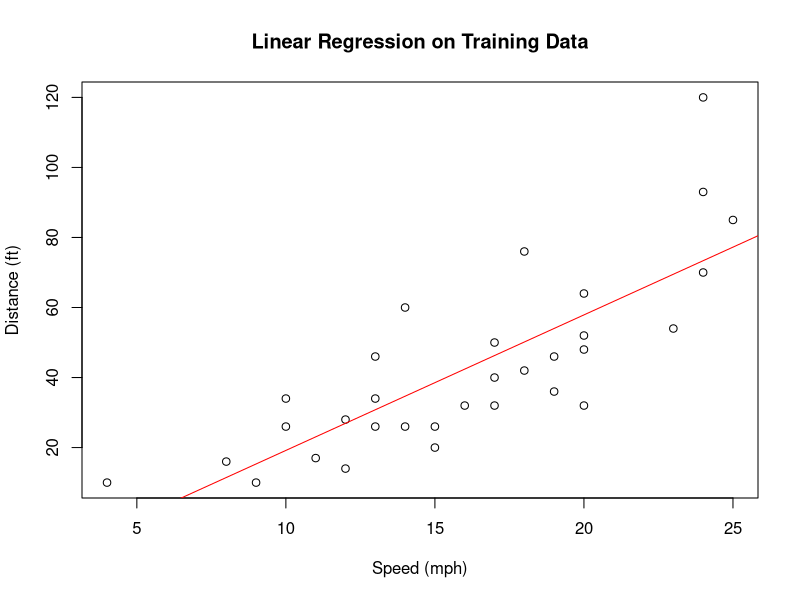

Reproduce this figure in R.
## ---- chunk 1
data(iris)
head(iris)

# Hệ số tương quan mẫu giữa Sepal.Length và Sepal.width
cor_sepal <- cor(iris$Sepal.Length, iris$Sepal.Width)
cor_sepal

# Hệ số tương quan mẫu giữa Petal.Length và Petal.width
cor_petal <- cor(iris$Petal.Length, iris$Petal.Width)
cor_petal
## ---- chunk 2
# Kiểm định sự tương quan giữa Sepal.Length và Sepal.width
sepal_cor_test <- cor.test(iris$Sepal.Length, iris$Sepal.Width)
sepal_cor_test
if (sepal_cor_test$p.value < 0.05) {
  print("Bác bỏ H0, có sự tương quan giữa Sepal.Length và Sepal.Width")
} else {
  print("Chưa đủ cơ sở để kết luận có sự tương quan")
}

# Kiểm định sự tương quan giữa Petal.Length và Petal.width
petal_cor_test <- cor.test(iris$Petal.Length, iris$Petal.Width)
petal_cor_test
if (petal_cor_test$p.value < 0.05) {
  print("Bác bỏ H0, có sự tương quan giữa Petal.Length và Petal.Width")
} else {
  print("Chưa đủ cơ sở để kết luận có sự tương quan")
}
## ---- chunk 3
linear_model <- lm(Sepal.Width ~ Petal.Width, data = iris)
linear_model

s <- summary(linear_model)
s

if (s$coefficients[1, 4] < 0.05 && s$coefficients[2, 4] < 0.05) {
  print("Có thể kết luận các hệ số của mô hình khác 0")
} else {
  print("Có thể kết luận các hệ số của mô hình bằng 0")
}

e <- residuals(linear_model)

st <- shapiro.test(e)
st

if (st$p.value < 0.05) {
  print("Có thể kết luận phần dư không tuân theo phân phối chuẩn")
} else {
  print("Có thể kết luận phần dư tuân theo phân phối chuẩn")
  tt <- t.test(e)
  print(tt)
  if (tt$p.value < 0.05) {
    print("Giá trị trung bình phần dư khác 0")
  } else {
    print("Giá trị trung bình phần dư bằng 0")
  }
}
## ---- chunk 4
set.seed(3)

train_index <- sample(1:nrow(cars), size = 0.65 * nrow(cars)) # nolint

training <- cars[train_index, ]
training

testing <- cars[-train_index, ]
testing
## ---- chunk 5
lmfit <- lm(dist ~ speed, data = training)
lmfit

plot(training$speed, training$dist,
     xlab = "Speed (mph)",
     ylab = "Distance (ft)",
     main = "Linear Regression on Training Data")
abline(lmfit, col = "red")
## ---- chunk 6
y_pred <- predict(lmfit, newdata = testing)
y_true <- testing$dist

n <- length(y_true)

for (i in 1:n) {
  print(paste0("Predicted: ", round(y_pred[i], 2),
               " | True: ", y_true[i]))
}

tss <- sum((y_true - mean(y_true))^2)
rss <- sum((y_true - y_pred)^2)
r2 <- 1 - rss / tss
tss
rss
r2

rmse <- sqrt(mean((y_true - y_pred)^2))
rmse
